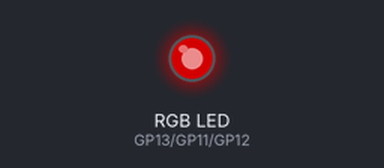
Bench run of a program on a simulated Raspberry Pi Pico running MicroPython. Shown: an RGB LED mixed from three pins (HIGH = lit). Dim RGB values are drawn brighter than linear. At 4.0 s the program stops and its outputs stay as they are.

Above: at 0.1 s.
At 2.1 s:
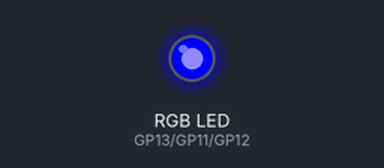
At 4.1 s:
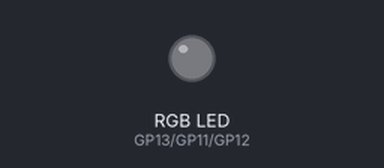
Timing chart, 0 to 5.5 s (numbered marks = the images above):
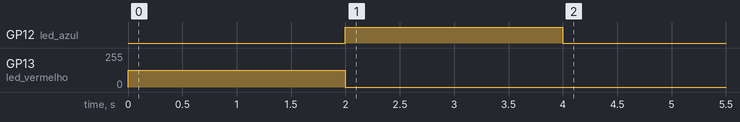

The program:

ligar_led_brilho.py
```python
# ligar_led_brilho.py
# Liga o LED RGB com intensidade de brilho
# Bloco: Ligar LED da cor com brilho de X%

from machine import Pin, PWM

# Configuração dos pinos do LED RGB
LED_RED = 13   # GPIO13 - Vermelho
LED_GREEN = 11 # GPIO11 - Verde
LED_BLUE = 12  # GPIO12 - Azul

# Inicializa os LEDs com PWM
led_vermelho = PWM(Pin(LED_RED), freq=1000)
led_verde = PWM(Pin(LED_GREEN), freq=1000)
led_azul = PWM(Pin(LED_BLUE), freq=1000)

def ligar_led_brilho(cor, intensidade):
    """
    Liga o LED RGB com a cor e intensidade especificadas.

    Args:
        cor: Tupla (R, G, B) com valores de 0 a 255
        intensidade: Valor de 0 a 100 (percentual)
    """
    led_vermelho.duty_u16(int(cor[0] * 257 * intensidade / 100))
    led_verde.duty_u16(int(cor[1] * 257 * intensidade / 100))
    led_azul.duty_u16(int(cor[2] * 257 * intensidade / 100))

# Exemplo de uso
if __name__ == "__main__":
    import time

 # Liga o LED na cor vermelha com 50% de brilho
    ligar_led_brilho((255, 0, 0), 50)
    time.sleep(2)

 # Liga o LED na cor azul com 100% de brilho
    ligar_led_brilho((0, 0, 255), 100)
    time.sleep(2)

 # Desliga o LED
    ligar_led_brilho((0, 0, 0), 0)
```

Measured:
- by itself, GP12 (led_azul): LOW → HIGH at 2.0 s, → LOW 2.0 s later
- by itself, GP13 (led_vermelho): 0/255 → 127/255 at 0.00 s, → 0/255 2.0 s later
